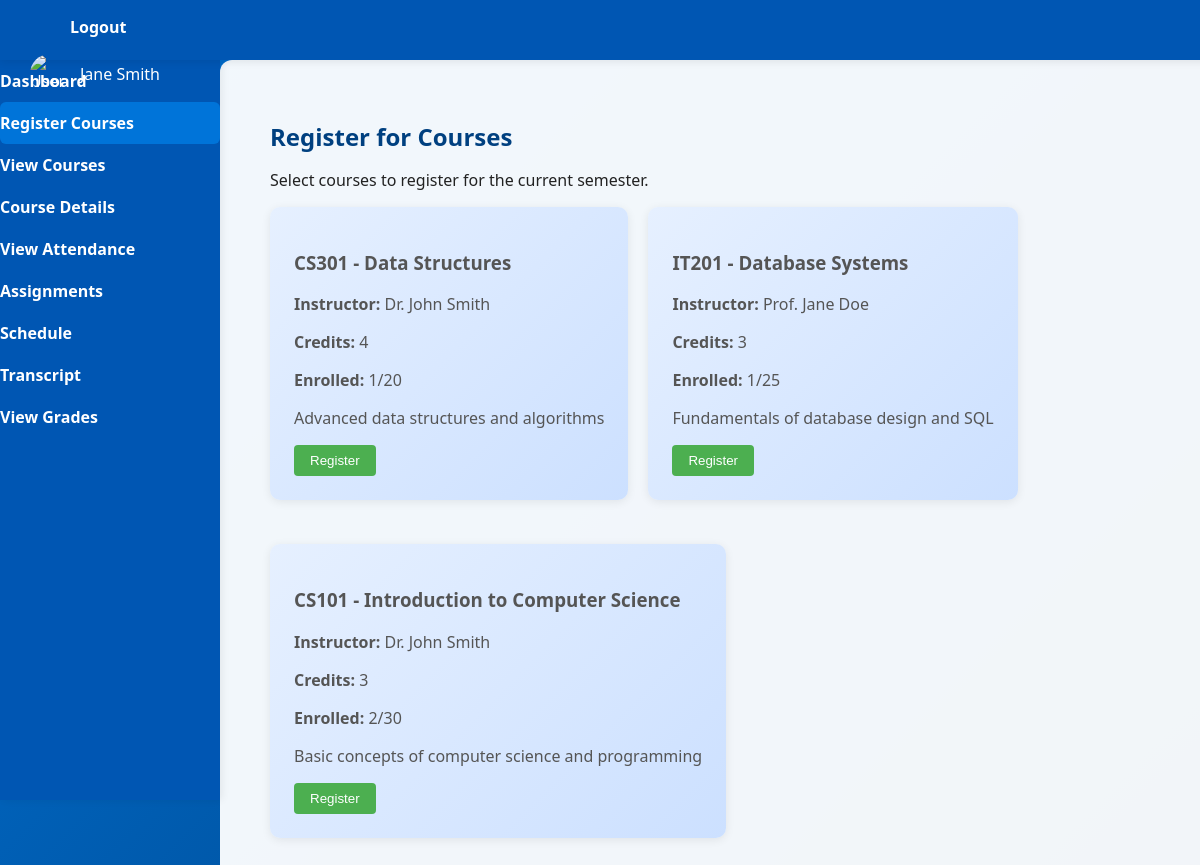
The app's page /student/register-courses.php with its own data.
### tables this page shows
CREATE TABLE `courses` (
  `id` int(11) NOT NULL,
  `code` varchar(20) NOT NULL,
  `title` varchar(255) NOT NULL,
  `description` text DEFAULT NULL,
  `credits` int(11) DEFAULT 3,
  `max_students` int(11) DEFAULT 30,
  `instructor_id` int(11) DEFAULT NULL,
  `created_at` timestamp NOT NULL DEFAULT current_timestamp()
);

CREATE TABLE `users` (
  `id` int(11) NOT NULL,
  `name` varchar(255) NOT NULL,
  `email` varchar(255) NOT NULL,
  `password` varchar(255) NOT NULL,
  `phone` varchar(20) DEFAULT NULL,
  `program_id` int(11) DEFAULT NULL,
  `semester_id` int(11) DEFAULT NULL,
  `level_id` int(11) DEFAULT NULL,
  `date_of_birth` date DEFAULT NULL,
  `place_of_birth` varchar(255) DEFAULT NULL,
  `last_school_attended` varchar(255) DEFAULT NULL,
  `gender` enum('male','female','other') DEFAULT NULL,
  `degree` varchar(255) DEFAULT NULL,
  `specialization` varchar(255) DEFAULT NULL,
  `id_card_path` varchar(500) DEFAULT NULL,
  `gce_cert_path` varchar(500) DEFAULT NULL,
  `birth_cert_path` varchar(500) DEFAULT NULL,
  `role` enum('student','instructor','admin') NOT NULL DEFAULT 'student',
  `created_at` timestamp NOT NULL DEFAULT current_timestamp(),
  `updated_at` timestamp NOT NULL DEFAULT current_timestamp() ON UPDATE current_timestamp()
);

### session.php (called while the page is built, shortened)
<?php
function getCurrentUser() {
    return [
        'id' => $_SESSION['user_id'] ?? null,
        'name' => $_SESSION['user_name'] ?? null,
        'email' => $_SESSION['user_email'] ?? null,
        'role' => $_SESSION['user_role'] ?? null
    ];
}
function getCurrentUserId() {
    return $_SESSION['user_id'] ?? null;
}
?>

### functions.php (called while the page is built, shortened)
<?php
function executeQuery($sql, $params = [], $types = '') {
    $conn = getDBConnection();
    $stmt = $conn->prepare($sql);
    if (!empty($params)) {
        $stmt->bind_param($types, ...$params);
    }
    $stmt->execute();
    return $stmt;
}
function getMultipleRows($sql, $params = [], $types = '') {
    $stmt = executeQuery($sql, $params, $types);
    $result = $stmt->get_result();
    $rows = $result->fetch_all(MYSQLI_ASSOC);
    return $rows;
}
?>

### student/register-courses.php (the view, shortened to what this page needs)
<?php
require_once '../functions.php';
require_once '../session.php';
$user = getCurrentUser();
$userId = getCurrentUserId();
$sql = "SELECT c.id, c.code, c.title, c.description, c.credits, c.max_students,
               COUNT(e.student_id) as enrolled_count, u.name as instructor_name
        FROM courses c
        LEFT JOIN enrollments e ON c.id = e.course_id AND e.status = 'enrolled'
        LEFT JOIN users u ON c.instructor_id = u.id
        WHERE c.id NOT IN (
            SELECT course_id FROM enrollments
            WHERE student_id = ? AND status = 'enrolled'
        )
        GROUP BY c.id
        HAVING enrolled_count < c.max_students
        ORDER BY c.title";
$availableCourses = getMultipleRows($sql, [$userId], 'i');
?>
<!DOCTYPE html>
<html lang="en">
<head>
    <link rel="stylesheet" href="../css/style.css">
</head>
<body>
    <header class="header">
        <nav class="navbar">
            <ul class="nav-links">
                <li><a href="#" onclick="logout()">Logout</a></li>
            </ul>
            <div class="user-info">
                <img src="../images/user-avatar.png" alt="User">
                <span><?php echo htmlspecialchars($user['name']); ?></span>
            </div>
        </nav>
    </header>
    <aside class="sidebar">
        <ul class="sidebar-menu">
            <li><a href="dashboard.php">Dashboard</a></li>
            <li><a href="register-courses.php" class="active">Register Courses</a></li>
            <li><a href="view-courses.php">View Courses</a></li>
            <li><a href="course-details.php">Course Details</a></li>
            <li><a href="view-attendance.php">View Attendance</a></li>
            <li><a href="assignments.php">Assignments</a></li>
            <li><a href="schedule.php">Schedule</a></li>
            <li><a href="transcript.php">Transcript</a></li>
            <li><a href="view-grades.php">View Grades</a></li>
        </ul>
    </aside>
    <main class="main-content">
        <h2>Register for Courses</h2>
        <p>Select courses to register for the current semester.</p>
        <?php if (empty($availableCourses)): ?>
            <div class="card">
                <p>No courses available for registration at this time.</p>
            </div>
        <?php else: ?>
            <div class="card-container">
                <?php foreach ($availableCourses as $course): ?>
                <div class="card">
                    <h3><?php echo htmlspecialchars($course['code']); ?> - <?php echo htmlspecialchars($course['title']); ?></h3>
                    <p><strong>Instructor:</strong> <?php echo htmlspecialchars($course['instructor_name'] ?? 'TBA'); ?></p>
                    <p><strong>Credits:</strong> <?php echo htmlspecialchars($course['credits']); ?></p>
                    <p><strong>Enrolled:</strong> <?php echo htmlspecialchars($course['enrolled_count']); ?>/<?php echo htmlspecialchars($course['max_students']); ?></p>
                    <p><?php echo htmlspecialchars($course['description']); ?></p>
                    <form method="post" style="margin-top: 15px;">
                        <button type="submit" class="btn" style="background: #4caf50; color: white; border: none; padding: 8px 16px; border-radius: 4px; cursor: pointer;">Register</button>
                    </form>
                </div>
                <?php endforeach; ?>
            </div>
        <?php endif; ?>
    </main>
</body>
</html>

### css/style.css (style rules this page uses)
body { font-family: 'Segoe UI', Arial, sans-serif; margin: 0; padding: 0; background: linear-gradient(135deg, #0074D9 0%, #004080 100%); color: #222; }
.header { background-color: #0056b3; color: white; padding: 0 30px; margin: 0; position: fixed; top: 0; left: 0; width: 100vw; height: 60px; z-index: 1000; display: flex; align-items: center; justify-content: flex-start; gap: 20px; box-shadow: 0 2px 8px rgba(0,0,0,0.08); }
.nav-links { list-style: none; display: flex; gap: 15px; order: 1; }
.nav-links li a { color: white; text-decoration: none; font-weight: 600; }
.user-info { display: flex; align-items: center; gap: 10px; order: 3; }
.user-info img { width: 40px; height: 40px; border-radius: 50%; }
.sidebar { width: 220px; background-color: #0056b3; height: calc(100vh - 60px); position: fixed; top: 60px; left: 0; padding-top: 0; box-shadow: 2px 0 8px rgba(0,0,0,0.07); }
.sidebar-menu { list-style: none; padding: 0; margin: 0; }
.sidebar-menu li { margin-bottom: 0; }
.sidebar-menu li a { color: white; text-decoration: none; padding: 10px 0; display: block; font-weight: 600; background-color: transparent; border-radius: 0; }
.sidebar-menu li a.active, .sidebar-menu li a:hover { background-color: #0074D9; border-radius: 6px; color: #fff; }
.main-content { margin-left: 220px; margin-top: 60px; padding: 40px 50px; min-height: calc(100vh - 60px); background: rgba(255,255,255,0.95); border-radius: 12px 0 0 0; box-sizing: border-box; }
h2 { color: #004080; margin-bottom: 10px; }
.card { background: linear-gradient(135deg, #e6f0ff 0%, #cce0ff 100%); border-radius: 10px; padding: 24px; box-shadow: 0 2px 10px rgba(0,0,0,0.08); margin-bottom: 24px; font-size: 1em; color: #555; }
.card-container { display: flex; gap: 20px; flex-wrap: wrap; }

### records on screen
courses: code "CS301", title "Data Structures", instructor.name "Dr. John Smith", credits "4", enrolled_count "1", max_students "20", description "Advanced data structures and algorithms"
courses: code "IT201", title "Database Systems", instructor.name "Prof. Jane Doe", credits "3", enrolled_count "1", max_students "25", description "Fundamentals of database design and SQL"
courses: code "CS101", title "Introduction to Computer Science", instructor.name "Dr. John Smith", credits "3", enrolled_count "2", max_students "30", description "Basic concepts of computer science and programming"

### other values on screen
$user['name'] "Jane Smith"
